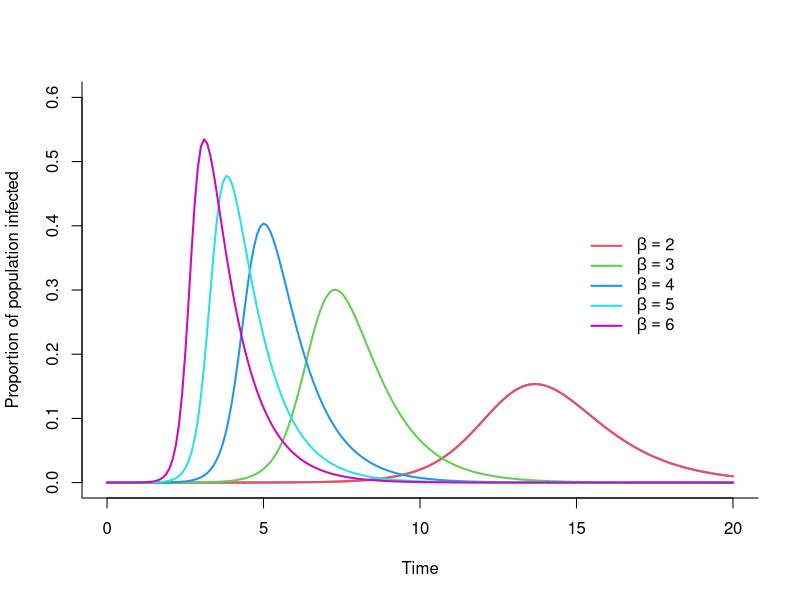
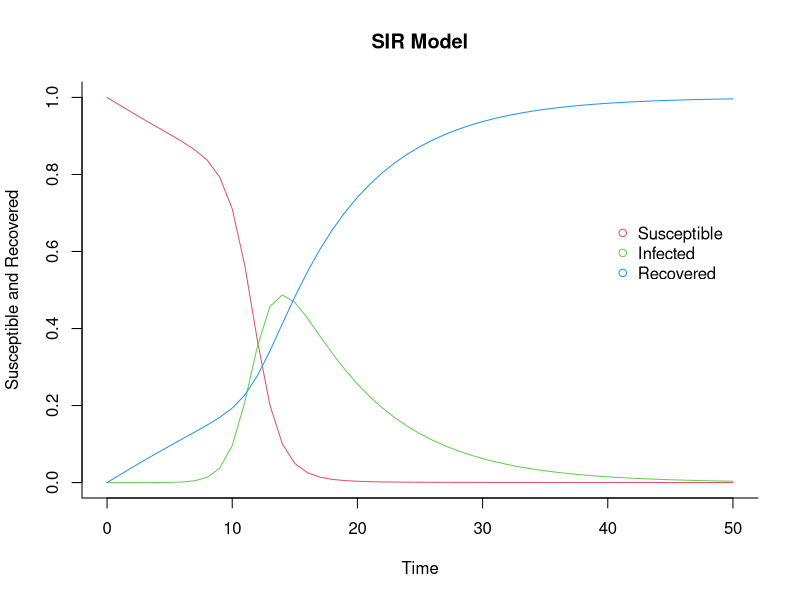
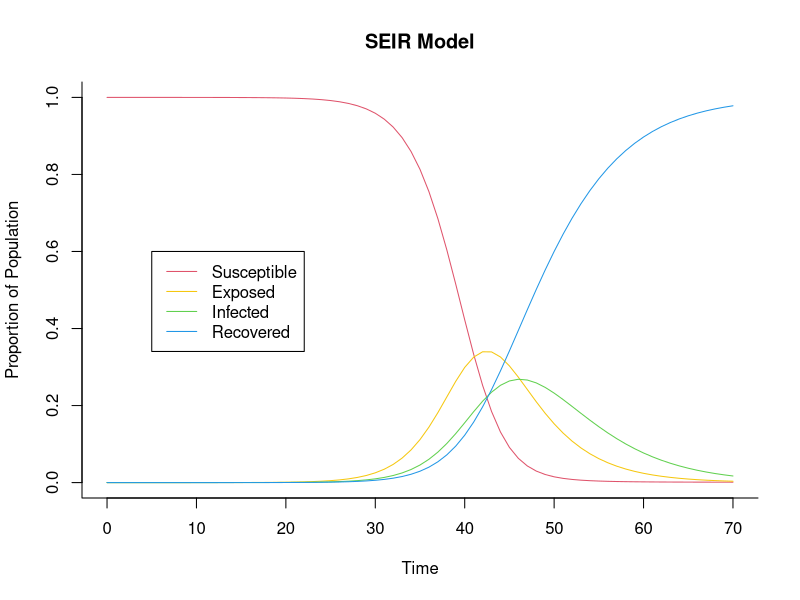

The R script that drew these images, in order:
# basic SIR model - nothing added

library(deSolve)

sir = function(time, state, parameters) {
  
  with(as.list(c(state, parameters)), {
    
    dS = -beta * S * I
    dI =  beta * S * I - gamma * I
    dR =                 gamma * I
    
    return(list(c(dS, dI, dR)))
  })
}

init = c(S=1-1e-6, I=1e-6, R=0.0)
parameters = c(beta=2, gamma=1)
times = seq(0, 20, by=0.1)

out = ode(y=init, times=times, func=sir, parms=parameters)
out = as.data.frame(out)
out$time = NULL
#head(out, 10)

matplot(x=times, y=out$I, type="l", xlab="Time", ylab="Proportion of population infected", 
      lwd=2, lty=1, bty="l", col=2, ylim=c(0,0.6))

for (b in 2:6) {
  parameters = c(beta=b, gamma=1)
  out = ode(y=init, times=times, func=sir, parms=parameters)
  out = as.data.frame(out)
  out$time = NULL
  lines(x=times,y=out$I,type="l",lwd=2,bty="l",col=b)
}

legend(15, 0.4, sapply(2:6, function(x) as.expression(substitute(beta == B,
                                                                 list(B = as.name(x))))), 
       col=2:6, lty=1, lwd=2, bty="n")
#for (b in seq(1, 10, length=8)) {
#  out = ode(y=init, times=times, func=sir, parms=c(beta=b,gamma=1.8))
#  out = as.data.frame(out)
#  out$time = NULL
#  lines(x=times,y=out$I)
#}

# SIR with vaccination

library(deSolve)

sir = function(time, state, parameters) {
  
  with(as.list(c(state, parameters)), {
    
    dS = -beta * S * I             - vac * S
    dI =  beta * S * I - gamma * I
    dR =                 gamma * I + vac * S
    
    return(list(c(dS, dI, dR)))
  })
}

init = c(S=1-1e-6, I=1e-6, R=0.0)
parameters = c(beta=1.4247, gamma=0.14286, vac = 0.02)
times = seq(0, 50, by=1)

out = ode(y=init, times=times, func=sir, parms=parameters)
out = as.data.frame(out)
out$time = NULL
head(out, 10)

matplot(x=times, y=out, type="l", xlab="Time", ylab="Susceptible and Recovered", 
        main="SIR Model", lwd=1, lty=1, bty="l", col=2:4)

legend(40, 0.7, c("Susceptible", "Infected", "Recovered"), pch=1, 
       col=2:4, bty="n")

# basically to add something in, just adjust the differential equations in sir()
# then add in any extra parameter values into parameters

# e.g. SEIR:

seir = function(time, state, parameters) {
  
  with(as.list(c(state, parameters)), {
    
    dS = -beta * S * I
    dE =  beta * S * I - eta * E
    dI =                 eta * E - gamma * I
    dR =                           gamma * I
    
    return(list(c(dS, dE, dI, dR)))
  })
}

init = c(S=1-1e-6, E=0.0, I=1e-6, R=0.0)
parameters = c(beta=1.4, eta=0.2, gamma=0.2)
times = seq(0, 70, by=1)

out = ode(y=init, times=times, func=seir, parms=parameters)
out = as.data.frame(out)
out$time = NULL

matplot(x=times, y=out, type="l", xlab="Time", ylab="Proportion of Population", 
        main="SEIR Model", lwd=1, lty=1, bty="l", col=c(2,7,3,4))

legend(5, 0.6, c("Susceptible", "Exposed", "Infected", "Recovered"), lty=1, 
       col=c(2,7,3,4), bty="l", lwd=1)
